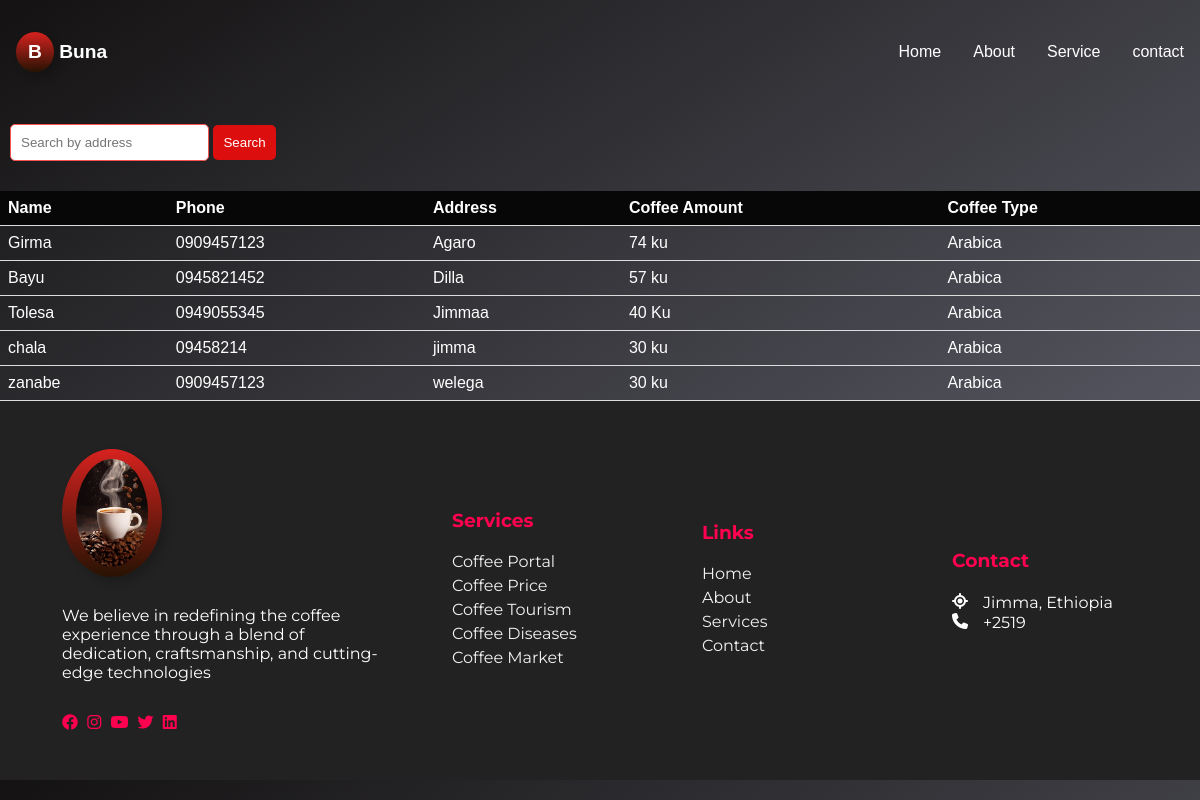
/portal, run on the app's committed database.
### myapp/models.py (models this page shows)
class FarmerData(models.Model):
    name = models.CharField(max_length=100)
    address = models.CharField(max_length=200)
    phone = models.CharField(max_length=15)
    coffee_ammount = models.CharField(max_length=20)
    coffee_type = models.CharField(max_length=20)
    def __str__(self):
        return self.name

### myapp/views.py (the view)
# urls.py: path('portal', views.portal, name='portal'),
def portal(request):
    data = FarmerData.objects.all().order_by('address')
    print(data)
    return render(request, 'portal.html', {'data': data})

### templates/portal.html (shortened to what this page needs)
{% load static %}
<!DOCTYPE html>
<html lang="en">
<head>
  <link href="https://cdn.jsdelivr.net/npm/remixicon@3.5.0/fonts/remixicon.css" rel="stylesheet">
  <link rel="stylesheet" href="https://cdnjs.cloudflare.com/ajax/libs/font-awesome/6.2.0/css/all.min.css">
  <link rel="stylesheet" href="{% static 'css/styles.css' %}">
  <link rel="stylesheet" href="{% static 'css/portal.css' %}">
</head>
<body>
  <nav>
    <div class="nav__bar">
      <a href="#"><span class="logo nav__logo">B</span> Buna</a>
    </div>
    <ul class="nav__links" id="nav-links">
      <li><a href="/home">Home</a></li>
      <li><a href="/about">About</a></li>
      <li><a href="/service">Service</a></li>
      <li><a href="#contact">contact</a></li>
    </ul>
  </nav>
  <form action="{% url 'search' %}" method="GET">
    <input type="text" name="address" placeholder="Search by address">
    <button type="submit">Search</button>
  </form>
  <table>
    <tr>
      <th>Name</th>
      <th>Phone</th>
      <th>Address</th>
      <th>Coffee Amount</th>
      <th>Coffee Type</th>
    </tr>
    {% for user in data %}
      <tr>
        <td>{{ user.name }}</td>
        <td>{{ user.phone }}</td>
        <td>{{ user.address }}</td>
        <td>{{ user.coffee_ammount }}</td>
        <td>{{ user.coffee_type }}</td>
      </tr>
    {% endfor %}
  </table>
  <footer>
    <div class="container">
        <div class="row">
              <div class="col" id="company">
                  <img src="static\images\coffee cup.avif" alt="" class="logo">
                  <p>
                    We believe in redefining the coffee experience through
                   a blend of dedication, craftsmanship, and cutting-edge technologies
                  </p>
                  <div class="social">
                    <a href="#"><i class="fab fa-facebook"></i></a>
                    <a href="#"><i class="fab fa-instagram"></i></a>
                    <a href="#"><i class="fab fa-youtube"></i></a>
                    <a href="#"><i class="fab fa-twitter"></i></a>
                    <a href="#"><i class="fab fa-linkedin"></i></a>
                  </div>
              </div>
              <div class="col" id="services">
                 <h3>Services</h3>
                 <div class="links">
                    <a href="login">Coffee Portal</a>
                    <a href="/login">Coffee Price</a>
                    <a href="/login">Coffee Tourism</a>
                    <a href="/login">Coffee Diseases</a>
                    <a href="/login">Coffee Market</a>
                 </div>
              </div>
              <div class="col" id="useful-links">
                 <h3>Links</h3>
                 <div class="links">
                    <a href="#">Home</a>
                    <a href="about">About</a>
                    <a href="login">Services</a>
                    <a href="#contact">Contact</a>
                 </div>
              </div>
              <div class="col" id="contact">
                  <h3>Contact</h3>
                  <div class="contact-details">
                     <i class="fa fa-location"></i>
                     <p>Jimma, Ethiopia</p>
                  </div>
                  <div class="contact-details">
                     <i class="fa fa-phone"></i>
                     <p>+2519</p>
                  </div>
              </div>
        </div>
    </div>
 </footer>
</body>
</html>

### static/css/styles.css (style rules this page uses)
:root { --primary-color: #d7221f; --secondary-color: #271303; --extra-light: #f3f4f6; --white: #ffffff; --gradient-1: linear-gradient(to bottom right, #141212, #686a77); --gradient-2: linear-gradient( to bottom, var(--primary-color), var(--secondary-color) ); --max-width: 1200px; }
* { padding: 0; margin: 0; box-sizing: border-box; }
img { width: 100%; display: flex; }
a { text-decoration: none; }
.logo { display: inline-block; padding: 10px 14px; font-size: 1.5rem; font-weight: 700; color: var(--white); background-image: var(--gradient-2); border-radius: 100%; box-shadow: 5px 5px 10px rgba(0, 0, 0, 0.2); }
html, body { scroll-behavior: smooth; }
body { font-family: "Montserrat", sans-serif; color: var(--white); background-image: var(--gradient-1); }
nav { position: fixed; isolation: isolate; top: 0; width: 100%; max-width: var(--max-width); margin: auto; z-index: 9; }
.nav__bar { padding: 1rem; display: flex; align-items: center; justify-content: space-between; gap: 2rem; background-image: var(--gradient-1); }
.nav__logo { padding: 9px 12px; font-size: 1.2rem; }
.nav__bar a { font-size: 1.2rem; font-weight: 600; color: var(--white); }
.nav__links { list-style: none; position: absolute; width: 100%; padding: 2rem; display: flex; flex-direction: column; align-items: center; gap: 2rem; background-image: var(--gradient-2); transform: translateY(-100%); transition: 0.5s; z-index: -1; }
.nav__links a { color: var(--white); transition: 0.3s; }
@media (width > 768px) { nav { padding: 2rem 1rem; position: static; display: flex; align-items: center; justify-content: space-between; } }
@media (width > 768px) { .nav__bar { padding: 0; background-image: none; } }
@media (width > 768px) { .nav__links { padding: 0; width: unset; position: static; transform: none; flex-direction: row; background-image: none; } }
footer { background-color: rgb(35, 34, 34); position: relative; width: 100%; min-height: 350px; padding: 3rem 1rem; }
.container { max-width: 1140px; margin: 0 auto; display: flex; justify-content: center; align-items: center; flex-direction: column; }
.row { display: flex; justify-content: space-between; align-items: center; }
.col { min-width: 250px; padding:0 2rem; font-size: 1.rem; color: var(--white); font-family: "Montserrat", sans-serif; }
.col .logo { width: 100px; margin-bottom:25px; }
.col h3 { color:#ff014fff; margin-bottom: 20px; position: relative; cursor: pointer; }
.col h3::after { content: ''; height:3px; width:0px; background-color: #ff014fff; position: absolute; bottom: 0; left:0; transition: 0.3s ease; }
.col .social a i { color:#ff014fff; margin-top:2rem; margin-right: 5px; transition: 0.3s ease; }
.col .links a { display: block; text-decoration: none; color:#f2f2f2; margin-bottom: 5px; position: relative; transition: 0.3s ease; }
.col .links a::before { content:''; height: 16px; width:3px; position: absolute; top:5px; left:-10px; background-color: #ff014fff; transition: 0.5s ease; opacity: 0; }
.col .contact-details { display: inline-flex; justify-content: space-between; }
.col .contact-details i { margin-right:15px; }

### static/css/portal.css (style rules this page uses)
body { font-family: Arial, sans-serif; }
table { width: 100%; border-collapse: collapse; margin-top: 20px; }
th, td { padding: 8px; text-align: left; border-bottom: 1px solid #ddd; }
th { background-color: #080707; }
form { margin-top: 20px; }
input[type="text"] { padding: 10px; margin-bottom: 10px; margin-left: 10px; border: 1px solid #f45151; border-radius: 5px; }
button[type="submit"] { padding: 10px; background-color: #dd0e0e; color: #fff; border: none; border-radius: 5px; cursor: pointer; }

### data on the page
FarmerData: name "Girma", phone "0909457123", address "Agaro", coffee_ammount "74 ku", coffee_type "Arabica"
FarmerData: name "Bayu", phone "0945821452", address "Dilla", coffee_ammount "57 ku", coffee_type "Arabica"
FarmerData: name "Tolesa", phone "0949055345", address "Jimmaa", coffee_ammount "40 Ku", coffee_type "Arabica"
FarmerData: name "chala", phone "09458214", address "jimma", coffee_ammount "30 ku", coffee_type "Arabica"
FarmerData: name "zanabe", phone "0909457123", address "welega", coffee_ammount "30 ku", coffee_type "Arabica"
